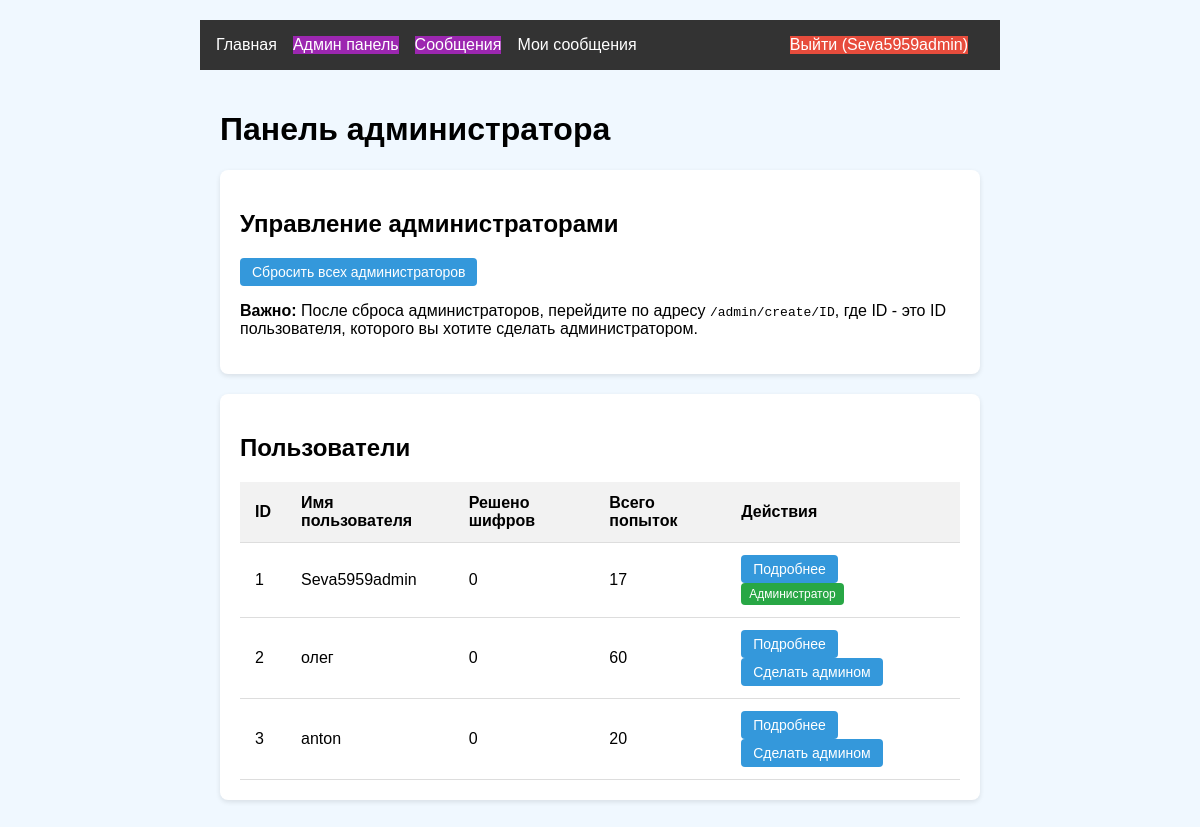
The app's page /admin/dashboard (signed in), older data.
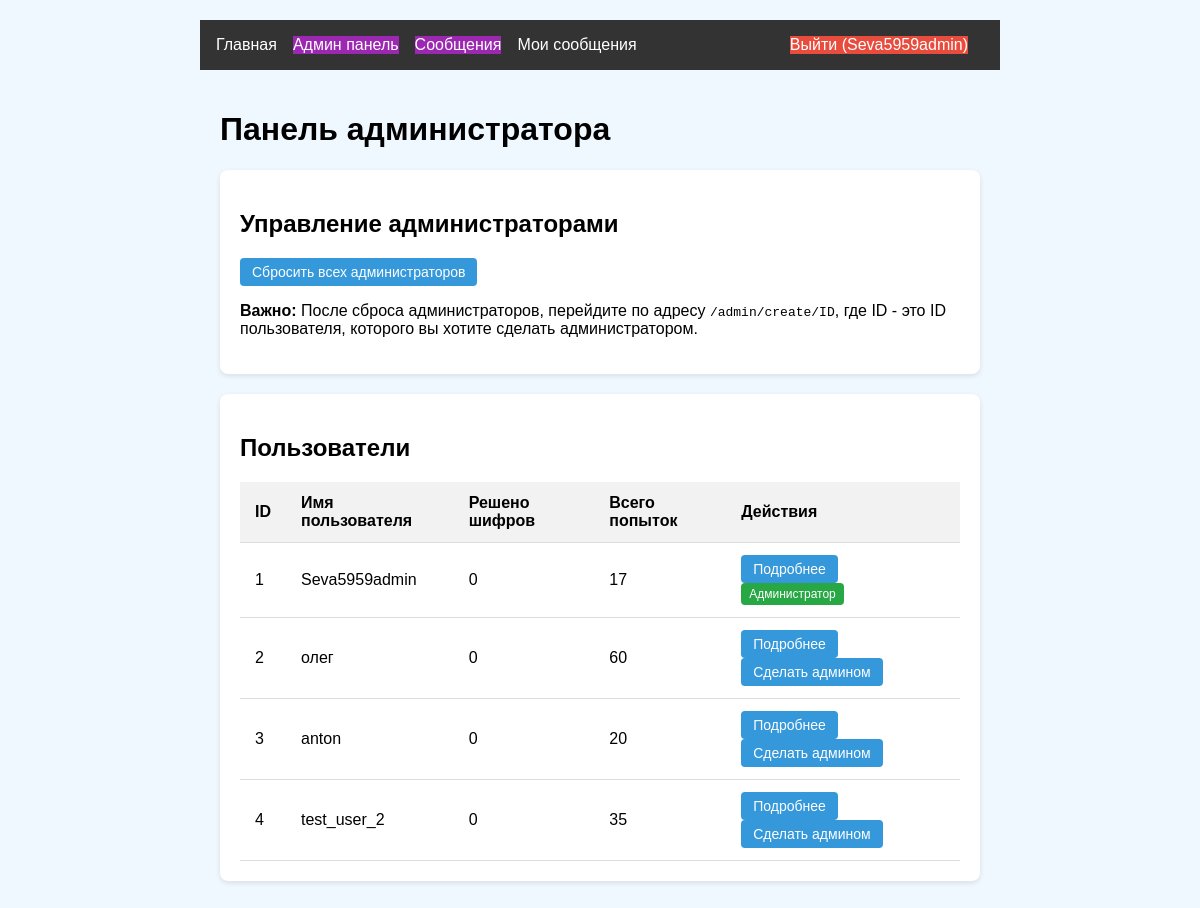
The same page, newer data.
### models.py (models this page shows, shortened)
class User(UserMixin, db.Model):
    id = db.Column(db.Integer, primary_key=True)
    username = db.Column(db.String(64), unique=True)
    password_hash = db.Column(db.String(128))
    is_admin = db.Column(db.Boolean, default=False)

### app.py (the view)
@app.route('/admin/dashboard')
@login_required
def admin_dashboard():
    if not current_user.is_admin:
        abort(403)
    users = User.query.all()
    unread_by_users = AdminMessage.query.filter_by(read_by_user=False).count()
    user_messages_count = Message.query.filter_by(read_by_admin=False).count()
    unread_by_admin = AdminMessage.query.filter_by(admin_id=current_user.id, read_by_admin=False).count()
    return render_template('admin/dashboard.html',
                           users=users,
                           unread_count=unread_by_users,
                           user_messages_count=user_messages_count,
                           admin_messages_count=unread_by_admin)

### app.py (called while the page is built)
@login_manager.user_loader
def load_user(user_id):
    return User.query.get(int(user_id))

### templates/admin/dashboard.html (shortened to what this page needs)
{% extends "base.html" %}
{% block content %}
<div class="container admin-dashboard">
    <h1>Панель администратора</h1>
    <div class="admin-section">
        <h2>Управление администраторами</h2>
        <div class="admin-controls">
            <a href="{{ url_for('reset_all_admins') }}" class="admin-btn danger-btn" onclick="return confirm('Вы уверены, что хотите сбросить всех администраторов? После этого вам нужно будет заново назначить администратора.')">
                Сбросить всех администраторов
            </a>
            <p class="admin-note">
                <strong>Важно:</strong> После сброса администраторов, перейдите по адресу <code>/admin/create/ID</code>, где ID - это ID пользователя, которого вы хотите сделать администратором.
            </p>
        </div>
    </div>
    <div class="admin-section">
        <h2>Пользователи</h2>
        <table class="admin-table">
            <thead>
                <tr>
                    <th>ID</th>
                    <th>Имя пользователя</th>
                    <th>Решено шифров</th>
                    <th>Всего попыток</th>
                    <th>Действия</th>
                </tr>
            </thead>
            <tbody>
                {% for user in users %}
                <tr>
                    <td>{{ user.id }}</td>
                    <td>{{ user.username }}</td>
                    <td>{{ user.progress|selectattr('solved', 'eq', true)|list|length }}</td>
                    <td>{{ user.attempts|length }}</td>
                    <td>
                        <a href="{{ url_for('user_details', user_id=user.id) }}" class="admin-btn">Подробнее</a>
                        {% if not user.is_admin %}
                        <a href="{{ url_for('make_admin', user_id=user.id) }}" class="admin-btn admin-make-admin">Сделать админом</a>
                        {% else %}
                        <span class="admin-badge">Администратор</span>
                        {% endif %}
                    </td>
                </tr>
                {% endfor %}
            </tbody>
        </table>
    </div>
</div>
{% endblock %}

### templates/base.html (shortened to what this page needs)
<!DOCTYPE html>
<html lang="ru">
<head>
    <link rel="stylesheet" href="{{ url_for('static', filename='css/style.css') }}">
</head>
<body>
    <header>
        <nav>
            {% if current_user.is_authenticated %}
                <div class="nav-left">
                    <a href="{{ url_for('main_index') }}" class="nav-link">Главная</a>
                    <a href="{{ url_for('admin_dashboard') }}" class="nav-link {{ 'admin-link' if current_user.is_admin else 'disabled-link' }}">
                        Админ панель
                    </a>
                    {% if current_user.is_admin %}
                    <a href="{{ url_for('admin_messages') }}" class="nav-link admin-link">
                        Сообщения
                    </a>
                    {% endif %}
                    <a href="{{ url_for('user_messages') }}" class="nav-link">
                        Мои сообщения
                    </a>
                </div>
                <div class="nav-right">
                    <a href="{{ url_for('logout') }}" class="nav-link logout-btn">Выйти ({{ current_user.username }})</a>
                </div>
            {% else %}
                <div class="nav-left">
                    <a href="{{ url_for('login') }}" class="nav-link">Войти</a>
                    <a href="{{ url_for('register') }}" class="nav-link">Регистрация</a>
                </div>
            {% endif %}
        </nav>
    </header>
    <main>
        {% block content %}{% endblock %}
    </main>
</body>
</html>

Row changes from the older to the newer data that the page shows:
added User: id "4", username "test_user_2", progress|selectattr "0", attempts|length "35"
